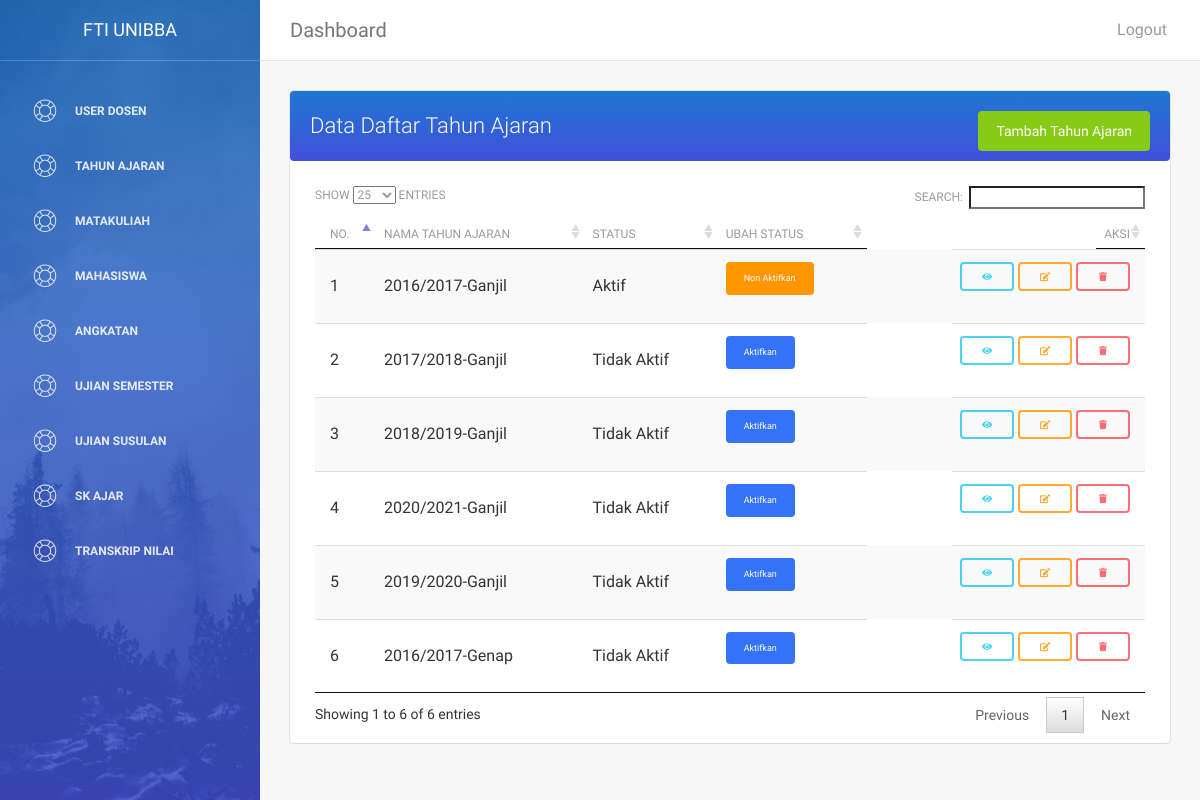
/APLIKASIUJIANv2/admin/index.php?halaman=ta (signed in), run on the app's committed database.
### tables this page shows
CREATE TABLE `tahunajaran` (
  `id` int(11) NOT NULL,
  `nama` varchar(200) NOT NULL,
  `tahunajaran` varchar(50) NOT NULL,
  `semester` varchar(16) NOT NULL,
  `status` varchar(50) NOT NULL
);

### APLIKASIUJIANv2/admin/fungsi/database.php (called while the page is built, shortened)
<?php
class database{
	private static $INSTANCE = null;
	private $mysqli,
			$HOST = 'localhost',
			$USER = 'root',
			$PASS = '',
			$DBNAME = 'ujianonline';
	public function __construct()
	{
		$this->mysqli = new mysqli( $this->HOST, $this->USER, $this->PASS, $this->DBNAME);
	}
	public static function getInstance(){
		if (!isset( self::$INSTANCE))
		{
			self::$INSTANCE = new database();
		}
		return self::$INSTANCE;
	}
	public function get_info($table, $kolom ='', $isi='')
	{
		if ( !is_int($isi))
			$isi = "'". $isi ."'";
		if ($kolom != '')
		{
			$query="SELECT * FROM $table WHERE $kolom = $isi";
			$result=$this->mysqli->query($query);
			while ($row =$result->fetch_assoc())
			{
				return $row;
			}
		}
	}
	public function ambil_data($table, $kolom ='', $isi='')
	{
		if ( !is_int($isi))
			$isi = "'". $isi ."'";
		if ($kolom != '')
		{
			$query="SELECT * FROM $table WHERE $kolom = $isi";
			$result=$this->mysqli->query($query);
			while ($row =$result->fetch_assoc())
			{
				$brow[] = $row;
			}
			if (!empty($brow)) {
				return $brow;
			}
		}else
		{
			$query="SELECT * FROM $table";
			$result=$this->mysqli->query($query);
			while ($row =$result->fetch_assoc())
			{
				$results[] = $row;
			}
			if (!empty($results)) {
				return $results;
			}
		}
	}
}
 ?>

### APLIKASIUJIANv2/admin/core/init.php (called while the page is built, shortened)
<?php
	$user = new user();
 ?>

### APLIKASIUJIANv2/admin/fungsi/session.php (called while the page is built, shortened)
<?php
class session{
	public static function get($nama){
		if (!empty($_SESSION[$nama])) {
			return $_SESSION[$nama];
		}
	}
}
 ?>

### APLIKASIUJIANv2/admin/fungsi/user.php (called while the page is built, shortened)
<?php
	class user{
		private $koneksi;
		public function __construct()
		{
			$this->koneksi = database::getInstance();
		}
		public function cek_useradmin($username)
		{
			$data = $this->koneksi->get_info('admin','username', $username);
			if (empty($data))
				return false;
			else return true;
		}
		public function get_dataadmin($username)
		{
			if ($this->cek_useradmin($username))
				return $this->koneksi->get_info('admin', 'username', $username);
			else return false;
		}
		public function get_ta()
		{
			$data = $this->koneksi->ambil_data('tahunajaran');
			if (!empty($data)) {
				return $data;
			}
		}
		public function get_datataaktif()
		{
			$data = $this->koneksi->get_info('tahunajaran', 'status', 'Aktif');
			if (!empty($data)) {
				return $data;
			}
		}
	}
 ?>

### APLIKASIUJIANv2/admin/fungsi/input.php (called while the page is built)
<?php
class input{
	public static function get($name)
	{
		if (isset($_POST[$name])) {
			return $_POST[$name];
		} else if (isset($_GET[$name])){
			return $_GET[$name];
		}
		return false;
	}
}
 ?>

### APLIKASIUJIANv2/admin/tahunajaran.php (the view, shortened to what this page needs)
<?php
    $datatahunajaran = $user->get_ta();
 ?>
<div class="content">
            <div class="container-fluid">
                <div class="row">
                    <div class="col-md-12">
                        <div class="card">
                            <div class="header colorblue" style="padding: 20px">
                                <button class="btn btn-success btn-fill pull-right tambahdatata">Tambah Tahun Ajaran</button>
                                <h4 class="title" style="color: white;">Data Daftar Tahun Ajaran</h4>
                            </div>
                                <?php
                                    $fungsiview->headertabel();
                                ?>
                                <thead>
                                    <tr>
                                        <th>No.</th>
                                        <th>Nama Tahun Ajaran</th>
                                        <th>Status</th>
                                        <th>Ubah Status</th>
                                        <th class="pull-right">Aksi</th>
                                    </tr>
                                </thead>
                                    <?php
                                                $no=1;
                                        ?>
                                    <?php if (!empty($datatahunajaran)): ?>
                                        <?php foreach ($datatahunajaran as $datata): ?>
                                            <tr>
                                            <td><?php echo $no; ?></td>
                                            <td><?php echo $datata['nama']; ?></td>
                                            <td><?php echo $datata['status']; ?></td>
                                            <td><form method="post">
                                                <?php if ($datata['status']=='Aktif'): ?>
                                                    <input type="submit" name="submit" class="btn btn-warning btn-fill" id="nonaktifkan" style="font-size: 9px" value="Non Aktifkan">
                                                <?php else: ?>
                                                    <input type="submit" name="submit" class="btn btn-primary btn-fill" id="aktifkan" style="font-size: 9px" value="Aktifkan">
                                                <?php endif ?>
                                            </form></td>
                                            <td class="pull-right">
                                                <button class="btn btn-info detailta" name="detailta" style="font-size: 9px" value="<?php echo $datata['id']; ?>"><i class="fa fa-eye"></i></button>
                                                <button class="btn btn-warning editdatata" name="editta" style="font-size: 9px" value="<?php echo $datata['id']; ?>"><i class="fa fa-edit"></i></button>
                                                <a href="index.php?halaman=hdt&d=ta&id=<?php echo $datata['id'] ?>&t=<?php echo password_hash(input::get('halaman'), PASSWORD_DEFAULT); ?>" class="btn btn-danger hapusdatata" style="font-size: 9px"><i class="fa fa-trash"></i></button></a>
                                            </td>
                                        </tr>
                                        <?php $no++ ?>
                                        <?php endforeach ?>
                                    <?php endif ?>
                                <?php
                                    $fungsiview->footertabel();
                                ?>
</body>

### APLIKASIUJIANv2/admin/view/header.php (shortened to what this page needs)
<!doctype html>
<html lang="en">
<head>
    <link rel="stylesheet" type="text/css" href="../assets/css/style.css">
    <link href="../assets/css/bootstrap.min.css" rel="stylesheet" />
    <link rel="stylesheet" type="text/css" href="../assets/vendor/jquery-smartwizard-master/dist/css/smart_wizard_all.min.css">
    <link href="../assets/css/animate.min.css" rel="stylesheet"/>
    <link rel="stylesheet" type="text/css" href="../assets/vendor/datatables/jquery.dataTables.min.css">
    <link rel="stylesheet" type="text/css" href="../assets/vendor/datetimepicker/jquery.datetimepicker.min.css">
    <link href="../assets/css/light-bootstrap-dashboard.css?v=1.4.0" rel="stylesheet"/>
    <link href="../assets/css/jquery-ui.min.css" rel="stylesheet"/>
    <link rel="stylesheet" type="text/css" href="../assets/vendor/@fortawesome/fontawesome-free/css/all.min.css">
    <link href='../assets/css/roboto.css' rel='stylesheet' type='text/css'>
    <link href="../assets/css/pe-icon-7-stroke.css" rel="stylesheet" />
</head>
<body>

### APLIKASIUJIANv2/admin/view/sidenav.php (shortened to what this page needs)
<div class="wrapper">
    <div class="sidebar" data-color="blue" data-image="../assets/img/sidebar-5.jpg">
    	<div class="sidebar-wrapper">
            <div class="logo">
                <a href="index.php" class="simple-text">
                    FTI UNIBBA
                </a>
            </div>
            <ul class="nav">
            <?php
                function menu($link, $icon, $title){
                    $item = '<li class="">
                                <a href="'.$link.'">
                                    <i class="pe-7s-'.$icon.'"></i>
                                    <p>'.$title.'</p>
                                </a>
                            </li>';
                    return $item;
                }
             ?>
            <?php
                if ($pecah['level'] ==='admin')
                {
                    echo menu("index.php?halaman=udos","help2","User Dosen");
                    echo menu("index.php?halaman=ta","help2","Tahun Ajaran");
                    echo menu("index.php?halaman=tmtk","help2","Matakuliah");
                    echo menu("index.php?halaman=mhs","help2","Mahasiswa");
                    echo menu("index.php?halaman=akt","help2","Angkatan");
                    echo menu("index.php?halaman=u","help2","Ujian Semester");
                    echo menu("index.php?halaman=usus","help2","Ujian Susulan");
                    echo menu("index.php?halaman=sk","help2","SK Ajar");
                    echo menu("index.php?halaman=trans","help2","Transkrip Nilai");
                }
                elseif ($pecah['level'] === 'dosen')
                {
                    echo menu("index.php?halaman=editprofiledosen","help2","Profile Dosen");
                }
             ?>
            </ul>
    	</div>
    </div>
    <div class="main-panel">
        <nav class="navbar navbar-default navbar-fixed">
            <div class="container-fluid">
                <div class="navbar-header">
                    <a class="navbar-brand" href="#">Dashboard</a>
                </div>
                <div class="collapse navbar-collapse">
                    <ul class="nav navbar-nav navbar-left">
                        <li>
                            <a href="#" class="dropdown-toggle" data-toggle="dropdown">
                            </a>
                        </li>
                    </ul>
                    <ul class="nav navbar-nav navbar-right">
                        <li>
                           <a href="logout.php">
                               Logout
                            </a>
                        </li>
                    </ul>
                </div>
            </div>
        </nav>

### APLIKASIUJIANv2/admin/index.php (shortened to what this page needs)
<?php
require_once "core/init.php";
  $pecah = $user->get_dataadmin(session::get('username'));
  $taaktif = $user->get_datataaktif();
require_once "view/header.php";
require_once "view/sidenav.php";
 ?>
 <?php
if (isset($_GET['halaman']))
                {
                    if ($_GET['halaman']=="ujian")
                    {
                      require_once 'ujian.php';
                    }
                    elseif ($_GET['halaman']=="tmtk")
                    {
                      require_once 'matakuliah.php';
                    }
                    elseif ($_GET['halaman']=="udos")
                    {
                      require_once 'userdosen.php';
                    }
                    elseif ($_GET['halaman']=="ta")
                    {
                      require_once 'tahunajaran.php';
                    }
                    elseif ($_GET['halaman']=="trans")
                    {
                      require_once 'transkrip.php';
                    }
                    elseif ($_GET['halaman']=="mhs")
                    {
                      require_once 'mahasiswa.php';
                    }
                    elseif ($_GET['halaman']=="akt")
                    {
                      require_once 'angkatan.php';
                    }
                    elseif ($_GET['halaman']=="u")
                    {
                      require_once 'ujian.php';
                    }
                    elseif ($_GET['halaman']=="usus")
                    {
                      require_once 'ujiansusulan.php';
                    }
                    elseif ($_GET['halaman']=="jumtk")
                    {
                      require_once 'jadwalujian.php';
                    }
                    elseif ($_GET['halaman']=="sk")
                    {
                      require_once 'skajar.php';
                    }
                    elseif ($_GET['halaman']=="sl")
                    {
                      require_once 'soalujian.php';
                    }
                    elseif ($_GET['halaman']=="hdt")
                    {
                      require_once 'hapusdata.php';
                    }
                    elseif ($_GET['halaman']=="jdwl")
                    {
                      require_once 'jadwalujianmatakuliah.php';
                    }
                    elseif ($_GET['halaman']=="pembuatan")
                    {
                      require_once 'buatujian.php';
                    }
                    elseif ($_GET['halaman']=="try")
                    {
                      require_once 'try.php';
                    }
                }else
                {
                    require_once 'homeadmin.php';
                }
?>
<?php
	require_once "view/footer.php";
 ?>

### APLIKASIUJIANv2/admin/fungsi/fungsiview.php (shortened to what this page needs)
<?php
class fungsiview
{
	function headertabel(){
		echo
		'
		<div class="content table-responsive table-full-width" style="margin: 10px">
			<table class="table tabel table-hover table-striped">
		';
	}
	function footertabel(){
		echo 			'
					</table>
				</div>';
	}
}
 ?>

### APLIKASIUJIANv2/admin/view/footer.php (shortened to what this page needs)
</body>
</html>

### APLIKASIUJIANv2/assets/css/style.css (style rules this page uses)
.colorblue { border-radius: 4px; background: #1F77D0; background: -moz-linear-gradient(top, #1F77D0 0%, #533ce1 100%); background: -webkit-gradient(linear, left top, left bottom, color-stop(0%, #1F77D0), color-stop(100%, #533ce1)); background: -webkit-linear-gradient(top, #1F77D0 0%, #533ce1 100%); background: -o-linear-gradient(top, #1F77D0 0%, #533ce1 100%); background: -ms-linear-gradient(top, #1F77D0 0%, #533ce1 100%); background: linear-gradient(to bottom, #1F77D0 0%, #533ce1 100%); background-size: 150% 150%; }

### data on the page
tahunajaran: nama "2016/2017-Ganjil", status "Aktif", $datata['id'] 10 (drawn)
tahunajaran: nama "2017/2018-Ganjil", status "Tidak Aktif", $datata['id'] 11 (drawn)
tahunajaran: nama "2018/2019-Ganjil", status "Tidak Aktif", $datata['id'] 12 (drawn)
tahunajaran: nama "2020/2021-Ganjil", status "Tidak Aktif", $datata['id'] 13 (drawn)
tahunajaran: nama "2019/2020-Ganjil", status "Tidak Aktif", $datata['id'] 14 (drawn)
tahunajaran: nama "2016/2017-Genap", status "Tidak Aktif", $datata['id'] 17 (drawn)

### other printed values
$title "USER DOSEN TAHUN AJARAN MATAKULIAH MAHASISWA ANGKATAN UJIAN SEMESTER UJIAN SUSULAN SK AJAR TRANSKRIP NILAI"
